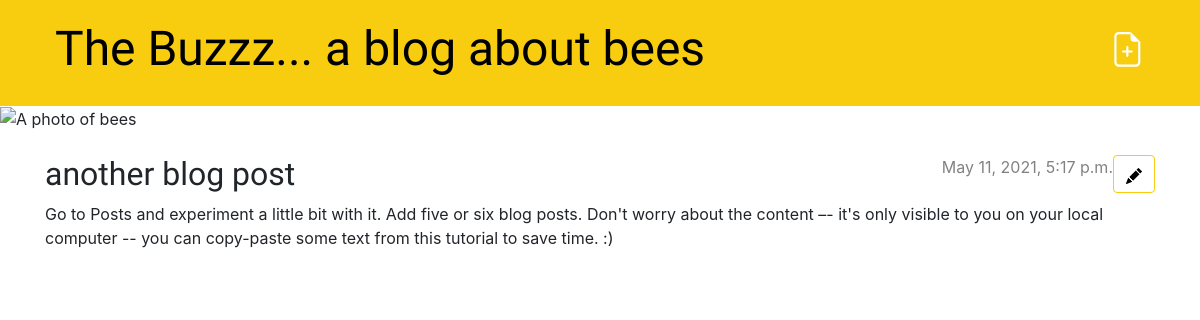
The app's page /post/2/, older data.
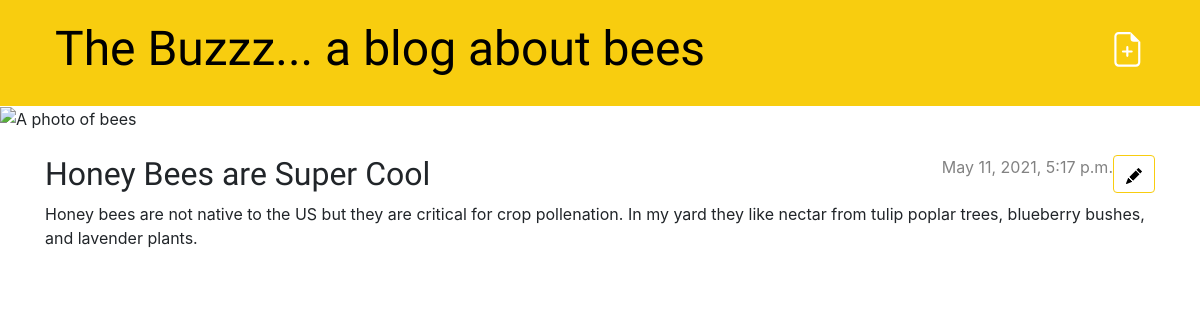
The same page, newer data.
### blog/models.py (models this page shows, shortened)
class Post(models.Model):
    author = models.ForeignKey(settings.AUTH_USER_MODEL, on_delete=models.CASCADE)
    title = models.CharField(max_length=200)
    text = models.TextField()
    created_date = models.DateTimeField(default=timezone.now)
    published_date = models.DateTimeField(blank=True, null=True)

### blog/views.py (the view)
# urls.py: path('post/<int:pk>/', views.post_detail, name='post_detail'),
def post_detail(request, pk):
    post = get_object_or_404(Post, pk=pk)
    return render(request, 'blog/post_detail.html', {'post': post})

### blog/templates/blog/post_detail.html (shortened to what this page needs)
{% extends 'blog/base.html' %}
{% block content %}
    <article class="post">
        <aside class="actions">
            <a class="btn btn-default href={% url 'post_edit' pk=post.pk %}">
            </a>
        </aside>
        {% if post.published_date %}
            <time class="date">
                {{ post.published_date }}
            </time>
        {% endif %}
        <h2>{{ post.title }}</h2>
        <p>{{ post.text|linebreaksbr }}</p>
    </article>
{% endblock %}

Row changes from the older to the newer data that the page shows:
changed Post: title "another blog post" → "Honey Bees are Super Cool"; text "Go to Posts and experiment a little bit with it. Add five or six blog posts. Don't worry about the content –- it's only visible to you on your local computer -- you can copy-paste some text from this tutorial to save time. :)" → "Honey bees are not native to the US but they are critical for crop pollenation. In my yard they like nectar from tulip poplar trees, blueberry bushes, and lavender plants."
